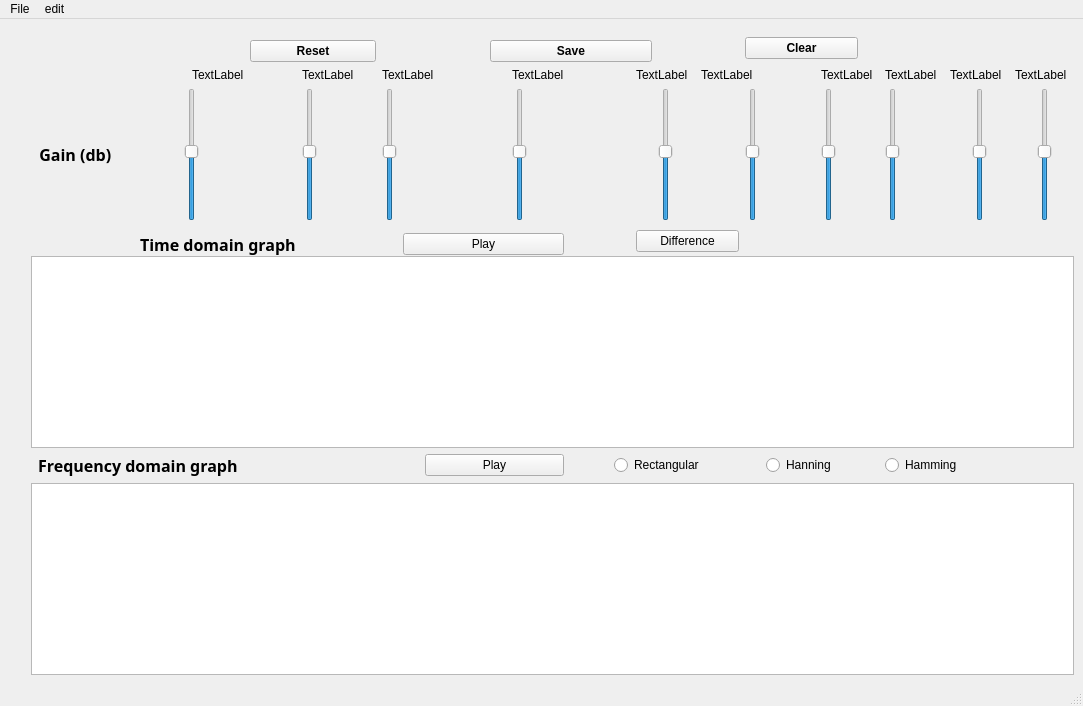
<?xml version="1.0" encoding="UTF-8"?>
<ui version="4.0">
 <class>MainWindow</class>
 <widget class="QMainWindow" name="MainWindow">
  <property name="geometry">
   <rect>
    <x>0</x>
    <y>0</y>
    <width>1083</width>
    <height>706</height>
   </rect>
  </property>
  <property name="windowTitle">
   <string>MainWindow</string>
  </property>
  <widget class="QWidget" name="centralwidget">
   <layout class="QGridLayout" name="gridLayout_8">
    <item row="3" column="13" colspan="6">
     <widget class="QPushButton" name="save">
      <property name="font">
       <font>
        <weight>75</weight>
        <bold>true</bold>
       </font>
      </property>
      <property name="text">
       <string>Save</string>
      </property>
      <property name="icon">
       <iconset>
        <normaloff>save.png</normaloff>save.png</iconset>
      </property>
      <property name="iconSize">
       <size>
        <width>40</width>
        <height>35</height>
       </size>
      </property>
     </widget>
    </item>
    <item row="8" column="14">
     <widget class="QLabel" name="gain4">
      <property name="text">
       <string>TextLabel</string>
      </property>
     </widget>
    </item>
    <item row="8" column="29" colspan="3">
     <widget class="QLabel" name="gain8">
      <property name="text">
       <string>TextLabel</string>
      </property>
     </widget>
    </item>
    <item row="8" column="18" colspan="3">
     <widget class="QLabel" name="gain5">
      <property name="text">
       <string>TextLabel</string>
      </property>
     </widget>
    </item>
    <item row="16" column="10" colspan="5">
     <widget class="QPushButton" name="play2">
      <property name="text">
       <string>Play</string>
      </property>
      <property name="icon">
       <iconset>
        <normaloff>play-button.png</normaloff>play-button.png</iconset>
      </property>
      <property name="iconSize">
       <size>
        <width>30</width>
        <height>20</height>
       </size>
      </property>
     </widget>
    </item>
    <item row="8" column="6">
     <widget class="QLabel" name="gain2">
      <property name="text">
       <string>TextLabel</string>
      </property>
     </widget>
    </item>
    <item row="8" column="8" colspan="4">
     <widget class="QLabel" name="gain3">
      <property name="text">
       <string>TextLabel</string>
      </property>
     </widget>
    </item>
    <item row="16" column="0" colspan="10">
     <layout class="QGridLayout" name="gridLayout_5">
      <item row="0" column="0">
       <widget class="QLabel" name="label_2">
        <property name="font">
         <font>
          <family>Mongolian Baiti</family>
          <pointsize>12</pointsize>
          <weight>75</weight>
          <bold>true</bold>
         </font>
        </property>
        <property name="text">
         <string>       Frequency domain graph</string>
        </property>
       </widget>
      </item>
     </layout>
    </item>
    <item row="10" column="0">
     <layout class="QGridLayout" name="gridLayout_2"/>
    </item>
    <item row="8" column="32" colspan="3">
     <widget class="QLabel" name="gain9">
      <property name="text">
       <string>TextLabel</string>
      </property>
     </widget>
    </item>
    <item row="8" column="35" colspan="3">
     <widget class="QLabel" name="gain10">
      <property name="text">
       <string>TextLabel</string>
      </property>
     </widget>
    </item>
    <item row="8" column="26" colspan="3">
     <widget class="QLabel" name="gain7">
      <property name="text">
       <string>TextLabel</string>
      </property>
     </widget>
    </item>
    <item row="10" column="18" rowspan="2" colspan="5">
     <widget class="QPushButton" name="difference">
      <property name="text">
       <string>Difference</string>
      </property>
      <property name="icon">
       <iconset>
        <normaloff>minus.png</normaloff>minus.png</iconset>
      </property>
      <property name="iconSize">
       <size>
        <width>30</width>
        <height>20</height>
       </size>
      </property>
     </widget>
    </item>
    <item row="13" column="1" colspan="37">
     <widget class="PlotWidget" name="graphicsView"/>
    </item>
    <item row="3" column="5" colspan="3">
     <widget class="QPushButton" name="reset">
      <property name="font">
       <font>
        <weight>75</weight>
        <bold>true</bold>
       </font>
      </property>
      <property name="autoFillBackground">
       <bool>false</bool>
      </property>
      <property name="text">
       <string>Reset</string>
      </property>
      <property name="icon">
       <iconset>
        <normaloff>home.png</normaloff>home.png</iconset>
      </property>
      <property name="iconSize">
       <size>
        <width>40</width>
        <height>35</height>
       </size>
      </property>
     </widget>
    </item>
    <item row="2" column="23" rowspan="2" colspan="5">
     <widget class="QPushButton" name="clear">
      <property name="font">
       <font>
        <weight>75</weight>
        <bold>true</bold>
       </font>
      </property>
      <property name="text">
       <string>Clear</string>
      </property>
      <property name="icon">
       <iconset>
        <normaloff>eraser-64.png</normaloff>eraser-64.png</iconset>
      </property>
      <property name="iconSize">
       <size>
        <width>40</width>
        <height>35</height>
       </size>
      </property>
     </widget>
    </item>
    <item row="9" column="19">
     <widget class="QSlider" name="verticalSlider_5">
      <property name="minimum">
       <number>-20</number>
      </property>
      <property name="maximum">
       <number>20</number>
      </property>
      <property name="value">
       <number>1</number>
      </property>
      <property name="orientation">
       <enum>Qt::Vertical</enum>
      </property>
     </widget>
    </item>
    <item row="16" column="24" colspan="3">
     <widget class="QRadioButton" name="radioButton_2">
      <property name="text">
       <string>Hanning</string>
      </property>
     </widget>
    </item>
    <item row="1" column="4" rowspan="3" colspan="25">
     <layout class="QGridLayout" name="gridLayout"/>
    </item>
    <item row="17" column="0" rowspan="2" colspan="38">
     <layout class="QGridLayout" name="gridLayout_4"/>
    </item>
    <item row="11" column="3" colspan="3">
     <widget class="QLabel" name="label">
      <property name="font">
       <font>
        <family>Mongolian Baiti</family>
        <pointsize>12</pointsize>
        <weight>75</weight>
        <bold>true</bold>
       </font>
      </property>
      <property name="text">
       <string>Time domain graph</string>
      </property>
     </widget>
    </item>
    <item row="9" column="33">
     <widget class="QSlider" name="verticalSlider_9">
      <property name="minimum">
       <number>-20</number>
      </property>
      <property name="maximum">
       <number>20</number>
      </property>
      <property name="value">
       <number>1</number>
      </property>
      <property name="tracking">
       <bool>false</bool>
      </property>
      <property name="orientation">
       <enum>Qt::Vertical</enum>
      </property>
     </widget>
    </item>
    <item row="0" column="0">
     <layout class="QVBoxLayout" name="verticalLayout"/>
    </item>
    <item row="9" column="26">
     <widget class="QSlider" name="verticalSlider_7">
      <property name="minimum">
       <number>-20</number>
      </property>
      <property name="maximum">
       <number>20</number>
      </property>
      <property name="value">
       <number>1</number>
      </property>
      <property name="orientation">
       <enum>Qt::Vertical</enum>
      </property>
     </widget>
    </item>
    <item row="9" column="8">
     <widget class="QSlider" name="verticalSlider_3">
      <property name="minimum">
       <number>-20</number>
      </property>
      <property name="maximum">
       <number>20</number>
      </property>
      <property name="value">
       <number>1</number>
      </property>
      <property name="orientation">
       <enum>Qt::Vertical</enum>
      </property>
     </widget>
    </item>
    <item row="9" column="29">
     <widget class="QSlider" name="verticalSlider_8">
      <property name="minimum">
       <number>-20</number>
      </property>
      <property name="maximum">
       <number>20</number>
      </property>
      <property name="value">
       <number>1</number>
      </property>
      <property name="orientation">
       <enum>Qt::Vertical</enum>
      </property>
     </widget>
    </item>
    <item row="18" column="1" colspan="37">
     <widget class="PlotWidget" name="graphicsView_2"/>
    </item>
    <item row="9" column="36">
     <widget class="QSlider" name="verticalSlider_10">
      <property name="minimum">
       <number>-20</number>
      </property>
      <property name="maximum">
       <number>20</number>
      </property>
      <property name="value">
       <number>1</number>
      </property>
      <property name="orientation">
       <enum>Qt::Vertical</enum>
      </property>
     </widget>
    </item>
    <item row="8" column="21" colspan="5">
     <widget class="QLabel" name="gain6">
      <property name="text">
       <string>TextLabel</string>
      </property>
     </widget>
    </item>
    <item row="9" column="14">
     <widget class="QSlider" name="verticalSlider_4">
      <property name="minimum">
       <number>-20</number>
      </property>
      <property name="maximum">
       <number>20</number>
      </property>
      <property name="value">
       <number>1</number>
      </property>
      <property name="orientation">
       <enum>Qt::Vertical</enum>
      </property>
      <property name="eslam" stdset="0">
       <string/>
      </property>
     </widget>
    </item>
    <item row="9" column="23">
     <widget class="QSlider" name="verticalSlider_6">
      <property name="minimum">
       <number>-20</number>
      </property>
      <property name="maximum">
       <number>20</number>
      </property>
      <property name="value">
       <number>1</number>
      </property>
      <property name="orientation">
       <enum>Qt::Vertical</enum>
      </property>
     </widget>
    </item>
    <item row="9" column="6">
     <widget class="QSlider" name="verticalSlider_2">
      <property name="minimum">
       <number>-20</number>
      </property>
      <property name="maximum">
       <number>20</number>
      </property>
      <property name="value">
       <number>1</number>
      </property>
      <property name="orientation">
       <enum>Qt::Vertical</enum>
      </property>
     </widget>
    </item>
    <item row="16" column="29" colspan="5">
     <widget class="QRadioButton" name="radioButton_3">
      <property name="text">
       <string>Hamming</string>
      </property>
     </widget>
    </item>
    <item row="16" column="17" colspan="5">
     <widget class="QRadioButton" name="radioButton">
      <property name="text">
       <string>Rectangular</string>
      </property>
     </widget>
    </item>
    <item row="12" column="0" rowspan="4" colspan="38">
     <layout class="QGridLayout" name="gridLayout_7"/>
    </item>
    <item row="11" column="9" colspan="6">
     <widget class="QPushButton" name="play1">
      <property name="text">
       <string>Play</string>
      </property>
      <property name="icon">
       <iconset>
        <normaloff>play-button.png</normaloff>play-button.png</iconset>
      </property>
      <property name="iconSize">
       <size>
        <width>30</width>
        <height>20</height>
       </size>
      </property>
     </widget>
    </item>
    <item row="9" column="1">
     <widget class="QLabel" name="label_11">
      <property name="font">
       <font>
        <family>Mongolian Baiti</family>
        <pointsize>12</pointsize>
        <weight>75</weight>
        <bold>true</bold>
        <strikeout>false</strikeout>
       </font>
      </property>
      <property name="text">
       <string>  Gain (db)</string>
      </property>
     </widget>
    </item>
    <item row="9" column="3" colspan="2">
     <layout class="QGridLayout" name="gridLayout_6">
      <item row="0" column="0">
       <widget class="QSlider" name="verticalSlider">
        <property name="minimum">
         <number>-20</number>
        </property>
        <property name="maximum">
         <number>20</number>
        </property>
        <property name="value">
         <number>1</number>
        </property>
        <property name="orientation">
         <enum>Qt::Vertical</enum>
        </property>
       </widget>
      </item>
     </layout>
    </item>
    <item row="8" column="4">
     <widget class="QLabel" name="gain1">
      <property name="text">
       <string>TextLabel</string>
      </property>
     </widget>
    </item>
   </layout>
   <widget class="QWidget" name="layoutWidget">
    <property name="geometry">
     <rect>
      <x>0</x>
      <y>0</y>
      <width>2</width>
      <height>2</height>
     </rect>
    </property>
    <layout class="QHBoxLayout" name="horizontalLayout_2"/>
   </widget>
   <widget class="QWidget" name="layoutWidget">
    <property name="geometry">
     <rect>
      <x>0</x>
      <y>0</y>
      <width>2</width>
      <height>2</height>
     </rect>
    </property>
    <layout class="QHBoxLayout" name="horizontalLayout"/>
   </widget>
  </widget>
  <widget class="QMenuBar" name="menubar">
   <property name="geometry">
    <rect>
     <x>0</x>
     <y>0</y>
     <width>1083</width>
     <height>22</height>
    </rect>
   </property>
   <widget class="QMenu" name="menuFile">
    <property name="title">
     <string>File</string>
    </property>
    <addaction name="actionopen"/>
   </widget>
   <widget class="QMenu" name="menuEdit">
    <property name="title">
     <string>edit</string>
    </property>
    <addaction name="actionReset"/>
    <addaction name="actionClear"/>
    <addaction name="actionSave"/>
    <addaction name="actionPlay1"/>
    <addaction name="actionplay_new"/>
   </widget>
   <addaction name="menuFile"/>
   <addaction name="menuEdit"/>
  </widget>
  <widget class="QStatusBar" name="statusbar"/>
  <action name="actionopen">
   <property name="text">
    <string>open</string>
   </property>
   <property name="statusTip">
    <string>open a file</string>
   </property>
   <property name="shortcut">
    <string>Ctrl+O</string>
   </property>
  </action>
  <action name="actionReset">
   <property name="text">
    <string>Reset</string>
   </property>
   <property name="statusTip">
    <string>reset gains</string>
   </property>
   <property name="shortcut">
    <string>Ctrl+R</string>
   </property>
  </action>
  <action name="actionClear">
   <property name="text">
    <string>Clear</string>
   </property>
   <property name="statusTip">
    <string>clear plots</string>
   </property>
   <property name="shortcut">
    <string>Ctrl+N</string>
   </property>
  </action>
  <action name="actionSave">
   <property name="text">
    <string>Save</string>
   </property>
   <property name="statusTip">
    <string>save the file</string>
   </property>
   <property name="shortcut">
    <string>Ctrl+S</string>
   </property>
  </action>
  <action name="actionPlay1">
   <property name="text">
    <string>Play1</string>
   </property>
   <property name="shortcut">
    <string>Ctrl+P, Ctrl+1</string>
   </property>
  </action>
  <action name="actionplay_new">
   <property name="text">
    <string>play new</string>
   </property>
   <property name="statusTip">
    <string>play after manipulations</string>
   </property>
   <property name="shortcut">
    <string>Ctrl+P, Ctrl+2</string>
   </property>
  </action>
 </widget>
 <customwidgets>
  <customwidget>
   <class>PlotWidget</class>
   <extends>QGraphicsView</extends>
   <header>pyqtgraph</header>
  </customwidget>
 </customwidgets>
 <resources/>
 <connections/>
</ui>
